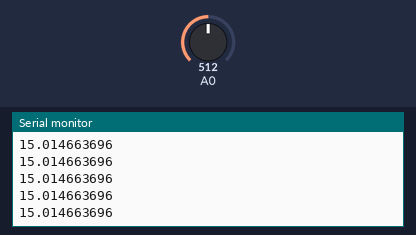
Bench run of a sketch on a simulated Arduino Uno, built with avr-gcc and run on an emulated ATmega328P. Parts: the last lines printed to the serial monitor. The test bench sets the inputs (shaded band); at power-on: A0 = 512.

Above: at 1.2 s.
1.3 s: A0 set to 716
At 2.1 s:
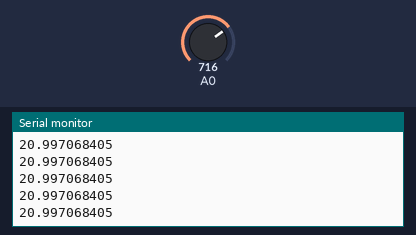
2.8 s: A0 set to 900
At 3.7 s:
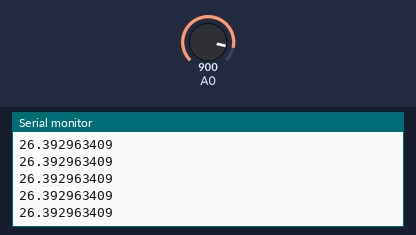
Timing chart, 0 to 5.8 s (numbered marks = the images above; inputs shaded):
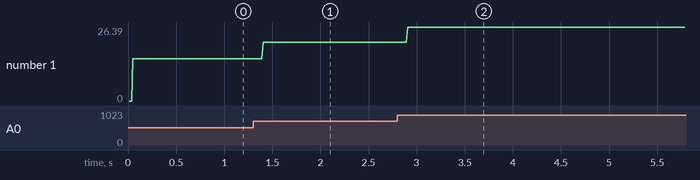

The sketch:

Filtro.ino
```cpp
void setup() {
  pinMode(A0,INPUT);
  Serial.begin(9600);
}

double y1=0,y2=0,y3=0,y4=0,y5=0,y6=0,y7=0;
double van=0.0;
double arr[7]={0.0,0.0,0.0,0.0,0.0,0.0,0.0};
double aux=0.0;
double t;
double x;

void loop() {
  delay(10);
  y7= analogRead(A0);
  arr[0]=y1;
  arr[1]=y2;
  arr[2]=y3;
  arr[3]=y4;
  arr[4]=y5;
  arr[5]=y6;
  arr[6]=y7;

  for(int i=0;i<7;i++)
  {
      for(int j=0;j<6;j++)
      {
        if(arr[j]>arr[j+1])
        {
         aux=arr[j];
         arr[j]=arr[j+1];
         arr[j+1]=aux;
        }
    }
  }
  van=(arr[3]*5)/1023;
  x=(van*0.3)/5;
  t=x/0.01;
  Serial.println(t,9);
  y1=y2;
  y2=y3;
  y3=y4;
  y4=y5;
  y5=y6;
  y6=y7;
  y7=0;

}
```

Measured:
- after the input at 1.3 s, the serial monitor: prints a new line after 0.11 s (image 1)
- after the input at 2.8 s, the serial monitor: prints a new line after 0.11 s (image 2)
- plotted number 1: 15.01 → 21 after the input at 1.3 s, 21 → 26.39 after the input at 2.8 s
